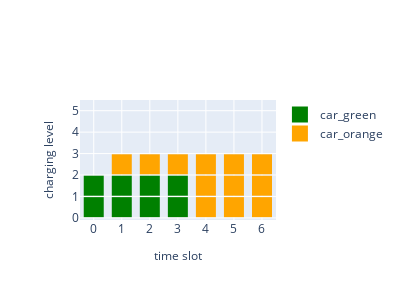

Notebook code cell kept with this figure:
### Markdown cell above
Last, let's plot the solution:

### Code cell
fig = plot_charging_schedule(charging_unit, p_min, marker_size=20)
fig.update_layout(width=400, height=300)
fig.show()

### Figure 1 — Plotly figure (JSON) as saved in the notebook; plotly's stock layout.template omitted (floating-point values rounded to 4 significant figures)
{"data": [{"marker": {"color": "green", "size": 20, "symbol": "square"}, "mode": "markers", "name": "car_green", "showlegend": true, "type": "scatter", "x": [0.5, 0.5], "y": [0, 1]}, {"marker": {"color": "orange", "size": 20, "symbol": "square"}, "mode": "markers", "name": "car_orange", "showlegend": true, "type": "scatter", "x": [], "y": []}, {"marker": {"color": "green", "size": 20, "symbol": "square"}, "mode": "markers", "name": "car_green", "showlegend": false, "type": "scatter", "x": [1.5, 1.5], "y": [0, 1]}, {"marker": {"color": "orange", "size": 20, "symbol": "square"}, "mode": "markers", "name": "car_orange", "showlegend": true, "type": "scatter", "x": [1.5], "y": [2]}, {"marker": {"color": "green", "size": 20, "symbol": "square"}, "mode": "markers", "name": "car_green", "showlegend": false, "type": "scatter", "x": [2.5, 2.5], "y": [0, 1]}, {"marker": {"color": "orange", "size": 20, "symbol": "square"}, "mode": "markers", "name": "car_orange", "showlegend": false, "type": "scatter", "x": [2.5], "y": [2]}, {"marker": {"color": "green", "size": 20, "symbol": "square"}, "mode": "markers", "name": "car_green", "showlegend": false, "type": "scatter", "x": [3.5, 3.5], "y": [0, 1]}, {"marker": {"color": "orange", "size": 20, "symbol": "square"}, "mode": "markers", "name": "car_orange", "showlegend": false, "type": "scatter", "x": [3.5], "y": [2]}, {"marker": {"color": "green", "size": 20, "symbol": "square"}, "mode": "markers", "name": "car_green", "showlegend": false, "type": "scatter", "x": [], "y": []}, {"marker": {"color": "orange", "size": 20, "symbol": "square"}, "mode": "markers", "name": "car_orange", "showlegend": false, "type": "scatter", "x": [4.5, 4.5, 4.5], "y": [0, 1, 2]}, {"marker": {"color": "green", "size": 20, "symbol": "square"}, "mode": "markers", "name": "car_green", "showlegend": false, "type": "scatter", "x": [], "y": []}, {"marker": {"color": "orange", "size": 20, "symbol": "square"}, "mode": "markers", "name": "car_orange", "showlegend": false, "type": "scatter", "x": [5.5, 5.5, 5.5], "y": [0, 1, 2]}, {"marker": {"color": "green", "size": 20, "symbol": "square"}, "mode": "markers", "name": "car_green", "showlegend": false, "type": "scatter", "x": [], "y": []}, {"marker": {"color": "orange", "size": 20, "symbol": "square"}, "mode": "markers", "name": "car_orange", "showlegend": false, "type": "scatter", "x": [6.5, 6.5, 6.5], "y": [0, 1, 2]}], "layout": {"height": 300, "width": 400, "xaxis": {"dtick": 1, "range": [0.01, 7], "tick0": 1, "ticktext": [0, 1, 2, 3, 4, 5, 6], "tickvals": [0.5, 1.5, 2.5, 3.5, 4.5, 5.5, 6.5], "title": {"font": {"size": 12}, "text": "time slot"}}, "yaxis": {"range": [-0.6, 5], "ticktext": [0, 1, 2, 3, 4, 5], "tickvals": [-0.5, 0.5, 1.5, 2.5, 3.5, 4.5], "title": {"font": {"size": 12}, "text": "charging level"}, "zeroline": false}}}
